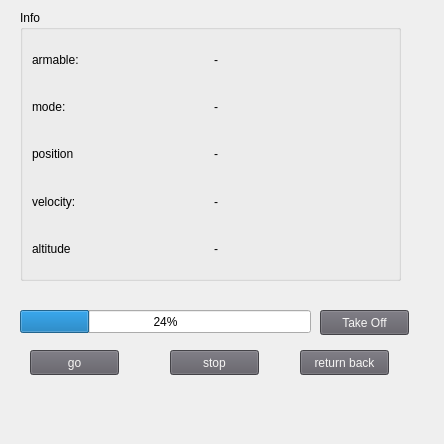
<?xml version="1.0" encoding="UTF-8"?>
<ui version="4.0">
 <class>DisplayInfoWidget</class>
 <widget class="QWidget" name="DisplayInfoWidget">
  <property name="geometry">
   <rect>
    <x>0</x>
    <y>0</y>
    <width>444</width>
    <height>444</height>
   </rect>
  </property>
  <property name="windowTitle">
   <string>Ground Station</string>
  </property>
  <widget class="QGroupBox" name="groupBox">
   <property name="geometry">
    <rect>
     <x>20</x>
     <y>10</y>
     <width>381</width>
     <height>271</height>
    </rect>
   </property>
   <property name="title">
    <string>Info</string>
   </property>
   <layout class="QGridLayout" name="gridLayout">
    <item row="3" column="1">
     <widget class="QLabel" name="velocity">
      <property name="text">
       <string>-</string>
      </property>
     </widget>
    </item>
    <item row="0" column="0">
     <widget class="QLabel" name="label_4">
      <property name="text">
       <string>armable:</string>
      </property>
     </widget>
    </item>
    <item row="4" column="0">
     <widget class="QLabel" name="label_3">
      <property name="text">
       <string>altitude</string>
      </property>
     </widget>
    </item>
    <item row="0" column="1">
     <widget class="QLabel" name="armable">
      <property name="styleSheet">
       <string notr="true">border-left-color: rgb(0, 118, 201);</string>
      </property>
      <property name="text">
       <string>-</string>
      </property>
     </widget>
    </item>
    <item row="1" column="1">
     <widget class="QLabel" name="mode">
      <property name="text">
       <string>-</string>
      </property>
     </widget>
    </item>
    <item row="3" column="0">
     <widget class="QLabel" name="label_2">
      <property name="text">
       <string>velocity:</string>
      </property>
     </widget>
    </item>
    <item row="4" column="1">
     <widget class="QLabel" name="altitude">
      <property name="text">
       <string>-</string>
      </property>
     </widget>
    </item>
    <item row="1" column="0">
     <widget class="QLabel" name="label">
      <property name="text">
       <string>mode: </string>
      </property>
     </widget>
    </item>
    <item row="2" column="0">
     <widget class="QLabel" name="label_5">
      <property name="text">
       <string>position</string>
      </property>
     </widget>
    </item>
    <item row="2" column="1">
     <widget class="QLabel" name="positionLabel">
      <property name="text">
       <string>-</string>
      </property>
     </widget>
    </item>
   </layout>
  </widget>
  <widget class="QProgressBar" name="progressBar">
   <property name="geometry">
    <rect>
     <x>20</x>
     <y>310</y>
     <width>291</width>
     <height>23</height>
    </rect>
   </property>
   <property name="value">
    <number>24</number>
   </property>
  </widget>
  <widget class="QPushButton" name="takeoffButton">
   <property name="geometry">
    <rect>
     <x>320</x>
     <y>310</y>
     <width>89</width>
     <height>25</height>
    </rect>
   </property>
   <property name="styleSheet">
    <string notr="true">color: rgb(246, 245, 244);
background-color: rgb(94, 92, 100);
</string>
   </property>
   <property name="text">
    <string>Take Off</string>
   </property>
  </widget>
  <widget class="QPushButton" name="goButton">
   <property name="geometry">
    <rect>
     <x>30</x>
     <y>350</y>
     <width>89</width>
     <height>25</height>
    </rect>
   </property>
   <property name="styleSheet">
    <string notr="true">color: rgb(246, 245, 244);
background-color: rgb(94, 92, 100);
</string>
   </property>
   <property name="text">
    <string>go</string>
   </property>
  </widget>
  <widget class="QPushButton" name="returnButton">
   <property name="geometry">
    <rect>
     <x>300</x>
     <y>350</y>
     <width>89</width>
     <height>25</height>
    </rect>
   </property>
   <property name="styleSheet">
    <string notr="true">color: rgb(246, 245, 244);
background-color: rgb(94, 92, 100);
</string>
   </property>
   <property name="text">
    <string>return back</string>
   </property>
  </widget>
  <widget class="QPushButton" name="stopButton">
   <property name="geometry">
    <rect>
     <x>170</x>
     <y>350</y>
     <width>89</width>
     <height>25</height>
    </rect>
   </property>
   <property name="styleSheet">
    <string notr="true">color: rgb(246, 245, 244);
background-color: rgb(94, 92, 100);
</string>
   </property>
   <property name="text">
    <string>stop</string>
   </property>
  </widget>
 </widget>
 <resources/>
 <connections/>
</ui>
